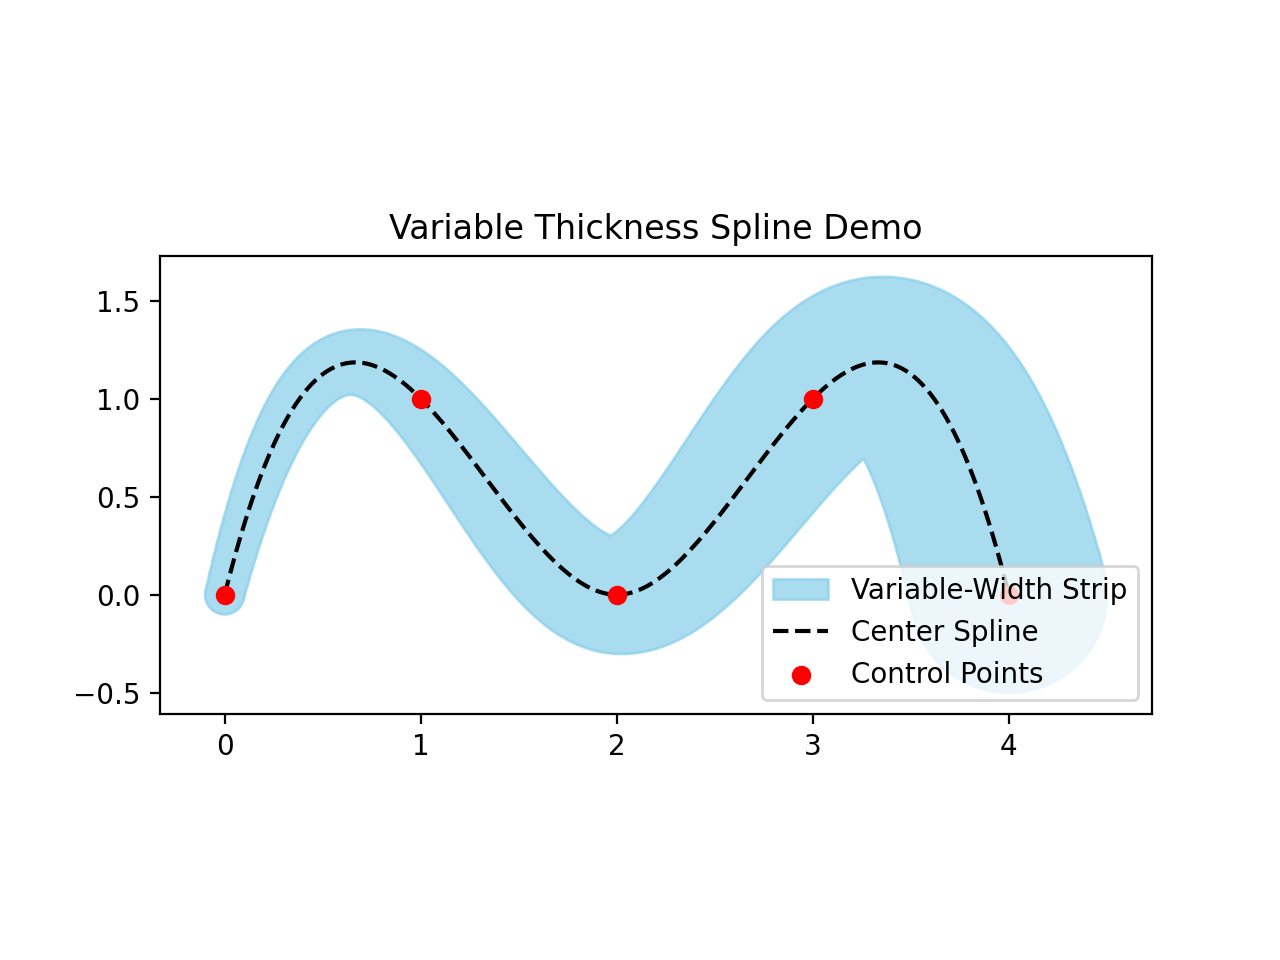

This figure's Python source:
import numpy as np
import matplotlib.pyplot as plt

from shapely.geometry import LineString
from shapely.ops import unary_union
from scipy.interpolate import make_interp_spline


def generate_bspline_curve(points, num_samples=200):
    """
    Create a cubic B-spline curve using scipy's make_interp_spline.
    If points are fewer than 4, it auto-adjusts k to avoid errors.
    Returns arrays (xs, ys) of the discretized curve.
    """
    pts = np.array(points)
    n = len(pts)
    # Parameter: 0,1,2,...,n-1
    t = np.arange(n)
    # Use min(3, n-1) to avoid errors if fewer than 4 points
    spline = make_interp_spline(t, pts, k=min(3, n-1))
    t_new = np.linspace(t[0], t[-1], num_samples)
    xy_new = spline(t_new)
    xs, ys = xy_new[:, 0], xy_new[:, 1]
    return xs, ys


def variable_thickness_spline(points, thickness_func, num_samples=300, cap_style="round"):
    """
    Build a 'variable thickness' strip around a B-spline curve.
    
    Steps:
      1) Discretize the spline into (xs, ys).
      2) Split into many small segments: [(p0,p1), (p1,p2), ...].
      3) For each segment, compute a thickness (using thickness_func).
      4) buffer() each small segment and union all polygons.
      
    Args:
        points: control points for the B-spline [(x0, y0), (x1, y1), ...].
        thickness_func: a function f(i, total_segments) -> thickness,
                        or f(t) with t in [0,1] if we do param-based.
        num_samples: number of sample points for the B-spline.
        cap_style: "round", "square", or "flat".
        
    Returns:
        A shapely Polygon or MultiPolygon representing the final variable-width strip.
    """
    xs, ys = generate_bspline_curve(points, num_samples=num_samples)
    n = len(xs)
    
    # We'll store each segment's buffer in a list
    segment_polys = []
    
    # total_segments = n - 1
    for i in range(n - 1):
        x1, y1 = xs[i], ys[i]
        x2, y2 = xs[i+1], ys[i+1]
        
        # We can define t in [0,1] for parameter along the curve
        # e.g. t = i / (n - 2)
        t = i / (n - 2) if (n - 2) > 0 else 0
        
        # thickness for this small segment
        T_i = thickness_func(t)
        
        # Build a small linestring for the segment
        seg_line = LineString([(x1, y1), (x2, y2)])
        
        # buffer it by half the thickness
        seg_poly = seg_line.buffer(T_i / 2, resolution=32, cap_style=cap_style)
        segment_polys.append(seg_poly)
    
    # Union all segment polygons
    final_strip = unary_union(segment_polys)
    return final_strip


# ------------------ DEMO USAGE ------------------
if __name__ == "__main__":
    # Example 1: A simple set of control points forming a gentle curve
    control_points = [
        (0, 0),
        (1, 1),
        (2, 0),
        (3, 1),
        (4, 0)
    ]
    
    # We'll define a thickness function that linearly increases
    # from 0.2 at the start to 1.0 at the end of the curve.
    def thickness_func_linear(t):
        return 0.2 + 0.8 * t
    
    # Build the variable-thickness strip
    shape_var = variable_thickness_spline(
        points=control_points,
        thickness_func=thickness_func_linear,
        num_samples=200,
        cap_style="round"
    )
    
    # For plotting, let's also show the center line
    xs_center, ys_center = generate_bspline_curve(control_points, num_samples=200)
    
    # --- Visualization ---
    import matplotlib.pyplot as plt
    
    fig, ax = plt.subplots()
    # Fill the variable-width shape
    if shape_var.geom_type == 'Polygon':
        x_ext, y_ext = shape_var.exterior.xy
        ax.fill(x_ext, y_ext, color='skyblue', alpha=0.7, label='Variable-Width Strip')
    elif shape_var.geom_type == 'MultiPolygon':
        for poly in shape_var:
            x_ext, y_ext = poly.exterior.xy
            ax.fill(x_ext, y_ext, color='skyblue', alpha=0.7)
    
    # Plot the center line
    ax.plot(xs_center, ys_center, 'k--', label='Center Spline')
    # Plot the original control points
    cpx = [p[0] for p in control_points]
    cpy = [p[1] for p in control_points]
    ax.scatter(cpx, cpy, color='red', marker='o', zorder=5, label='Control Points')
    
    ax.set_aspect('equal', 'box')
    ax.set_title("Variable Thickness Spline Demo")
    ax.legend()
    plt.savefig("test.png", dpi=200)
